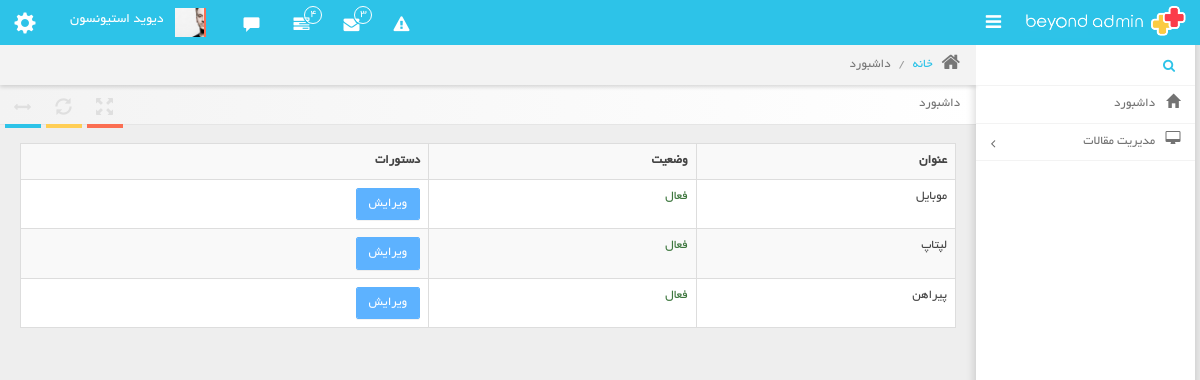
The app's page /admin-panel/articles/ (signed in) with its own data.
### Article_Module/models.py (models this page shows, shortened)
class Article(models.Model):
    title = models.CharField(max_length=300, verbose_name='عنوان مقاله')
    slug = models.SlugField(max_length=400, db_index=True, allow_unicode=True, verbose_name='عنوان در url')
    image = models.ImageField(upload_to='images/article', verbose_name='تصویر مقاله')
    short_description = models.TextField(verbose_name='توضیحات کوتاه')
    text = models.TextField(verbose_name='متن مقاله')
    is_active = models.BooleanField(default=True, verbose_name='فعال / غیرفعال')
    selected_categories = models.ManyToManyField(ArticleCategory, verbose_name='دسته بندی ها')
    author = models.ForeignKey(User, on_delete=models.CASCADE, verbose_name='نویسنده', null=True, editable=False)
    create_date = models.DateTimeField(auto_now_add=True, editable=False, verbose_name='تاریخ ثبت')
    class Meta:
        verbose_name = 'مقاله'
        verbose_name_plural = 'مقالات'

### Admin_Panel/views.py (the view)
# urls.py: path('articles/', views.ArticleListView.as_view(), name='_admin_article_list_page'),
@method_decorator(permission_checker_decorator_factory(), 'dispatch')
class ArticleListView(ListView):
    model = Article
    template_name = 'Admin_Panel/articles/articles_list.html'
    paginate_by = 12

### Admin_Panel/templates/Admin_Panel/articles/articles_list.html (shortened to what this page needs)
{% extends 'Admin_Panel/shared/_admin_layout.html' %}
{% block content %}
    <div class="row">
        <div class="col-md-12">
            <div class="table-responsive">
                <table class="table table-bordered table-hover table-striped">
                    <tr>
                        <th>عنوان</th>
                        <th>وضعیت</th>
                        <th>دستورات</th>
                    </tr>
                    {% for article in object_list %}
                        <tr>
                            <td>{{ article.title }}</td>
                            <td>
                                {% if article.is_active %}
                                    <span class="text-success">فعال</span>
                                {% else %}
                                    <span class="text-danger">غیرفعال</span>
                                {% endif %}
                            </td>
                            <td>
                                <a href="{% url '_admin_article_edit_page' pk=article.id %}" class="btn btn-blue">ویرایش</a>
                            </td>
                        </tr>
                    {% endfor %}
                </table>
            </div>
        </div>
    </div>
{% endblock %}

### records on screen
Article: title "موبایل", is_active "فعال"
Article: title "لپتاپ", is_active "فعال"
Article: title "پیراهن", is_active "فعال"
